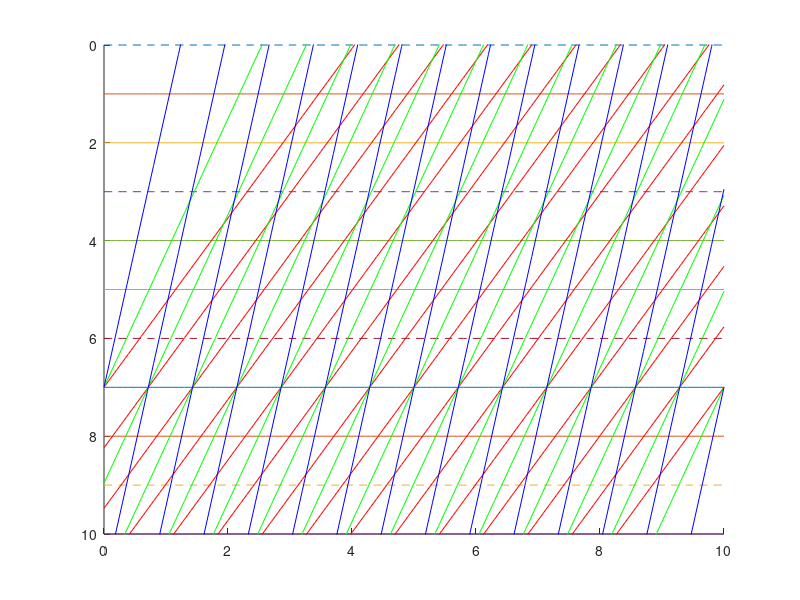

This chart was generated by the following MATLAB code:
widthTest = 25;
heightTest = 35;

%%%%%%%%%   print horizontal lines   %%%%%%%%%%%%%%%%%%%%%%%%%%%%%%%%%%%

%border = minmax([letterModel(:,1:2); letterTest(:,1:2)]');
border = [1 9; 1 9];

%border = |minx maxx|
%         |miny maxy|

%axis = [minx, maxx, miny, maxy]

axis([min(0,border(1,1)-1),border(1,2)+1,border(2,1)-1,border(2,2)+1])
axis 'ij'
hold on
x=border(1,1)-1:0.1:border(1,2)+1;
for i=0:round(border(2,2)+1)
    if (mod(i,3)==0)
        plot(x,i*ones(1,size(x,2)),'--')
    else
        plot(x,i*ones(1,size(x,2)),'-')
    end
end

%%%%%%%%%%%%   print oblique lines   %%%%%%%%%%%%%%%%%%%%%%%%%%%%%%%%%

k=0;
for angle=60:10:90

a=-1/tan((90-angle)*pi/180);
x=border(1,1)-1:0.1:border(1,2)+1;

for i=0:widthTest/heightTest:border(1,2)+1
    b=7+i*tan(angle*pi/180);
    y=a*x+b;
    if (mod(k,3)==0)
        plot(x,y,'r')
    else
        if (mod(k,3)==1)
            plot(x,y,'g')
        else
            if (mod(k,3)==2)
                plot(x,y,'b')
            end
        end
    end
end

k=k+1;
end


hold on